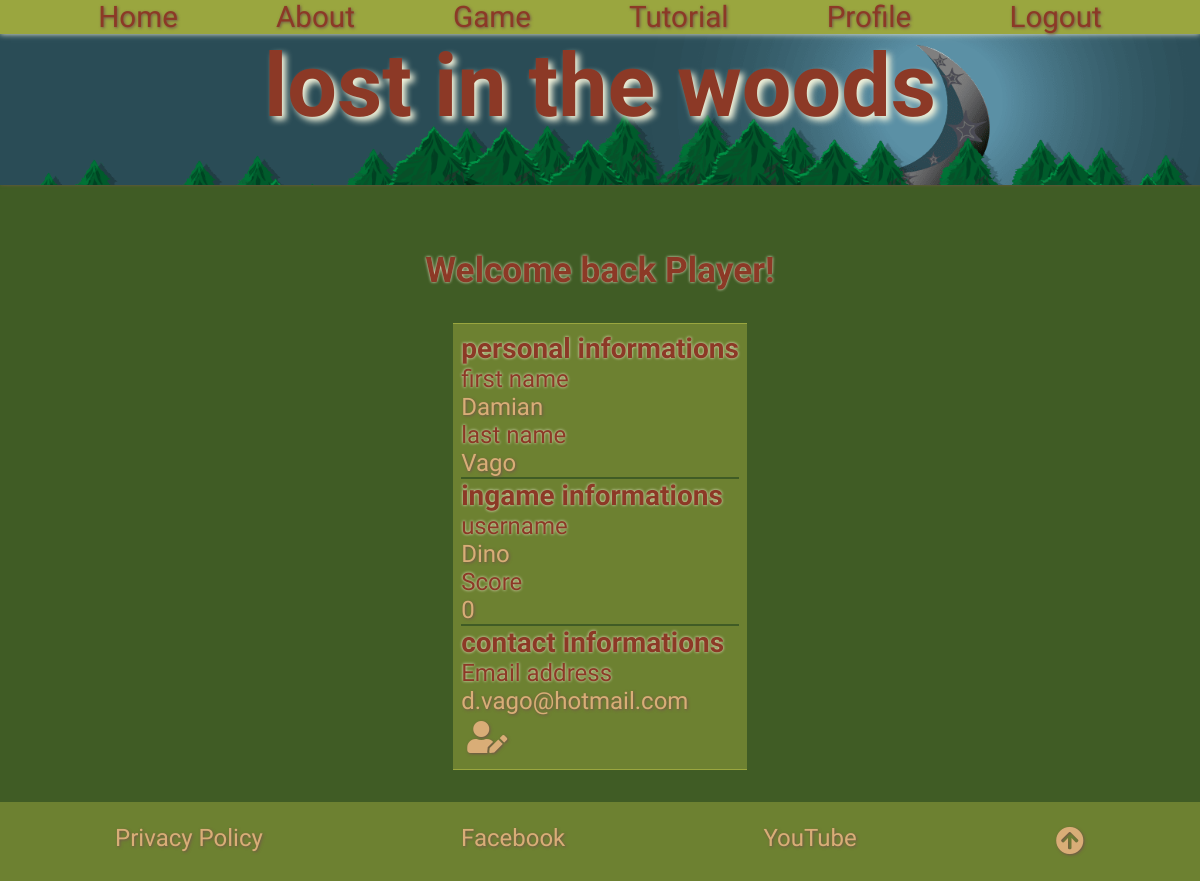
The page /profile.php (signed in) on the database its author committed.
### tables this page shows
CREATE TABLE `users` (
  `id` int(11) NOT NULL,
  `username` varchar(255) NOT NULL,
  `first_name` varchar(255) NOT NULL,
  `last_name` varchar(255) NOT NULL,
  `email` varchar(255) NOT NULL,
  `password` varchar(255) NOT NULL,
  `user_category` varchar(255) NOT NULL DEFAULT 'user',
  `score` int(11) NOT NULL DEFAULT '0'
);

### core/init.php (called while the page is built, shortened)
<?php
require_once  __DIR__."/../includes/database.php";
$content = new DBfunctions($pdo);
?>

### classes/DBfunctions.php (called while the page is built, shortened)
<?php
class DBfunctions{
    private $pdo;
    public function __construct(PDO $pdo){
    $this->pdo = $pdo;
    }
    public function fetchSingle($sql,$params = array()){
        $stmt = $this->pdo->prepare($sql);
        $stmt->execute($params);
        $result = $stmt->fetch();
        return $result;
    }
}

### profile.php (the view, shortened to what this page needs)
<?php
require_once("core/init.php");
require_once("layouts/header.php");
if($_SESSION['userId']){
    $id=  $_SESSION['userId'];
    $user = $content->fetchSingle("SELECT * FROM `users` WHERE id = :id",['id'=> $id]);
?>
<h2 class="smTitle">Welcome back Player!</h2>
    <section class="about">
        <div class="profileinfos">
            <div class="card">
                <h3>personal informations</h3>
                <span class="card-title"> first name </span>
                <p><?=$user['first_name']?></p>
                <span class="card-title"> last name </span>
                <p><?=$user['last_name']?></p>
            </div>
            <div class="card">
                <h3>ingame informations</h3>
                <span class="card-title"> username </span>
                <p><?=$user['username']?></p>
                <span class="card-title"> Score </span>
                <p><?=$user['score']?></p>
            </div>
            <div class="card">
                <h3>contact informations</h3>
                <span class="card-title"> Email address </span>
                <p><?=$user['email']?></p>
            </div>
        </div>
        <button class="editButton"> <i class="fas fa-user-edit"></i></button>
    </section>
<?php
} else{
header('location: register_login.php');
}
require_once("layouts/footer.php");
?>

### css/main.css (style rules this page uses)
* { margin: 0; padding: 0; }
*, *::after, *::before { box-sizing: border-box; }
body { background-color:var(--strong-bg-color); display:flex; flex-direction: column; align-items: center; }
section { position: relative; max-width:80vw; min-width:20vw; margin-top:2em; margin-bottom:2em; border-top:solid 1px var(--solid-bg-color); }
section:last-of-type { border-bottom:solid 1px var(--solid-bg-color); }
.smTitle { text-align: center; }

### css/profile.css (style rules this page uses)
.about { padding:0.5em; background-color: rgba(154, 165, 63, 0.5); }
.card { border-bottom: solid 2px var(--strong-bg-color); }
.card:last-of-type { border:none; }
.editButton { margin:0.25em; transition:0.5s; background:none; }
.fa-user-edit { font-size:2rem; }

### rows shown on the page
users: first_name "Damian", last_name "Vago", username "Dino", score "0", email "d.vago@hotmail.com"

### other values the page prints
$navitem['text'] "Home"
$navitem['text'] "About"
$navitem['text'] "Game"
$navitem['text'] "Tutorial"
$navitem['text'] "Profile"
$navitem['text'] "Logout"
